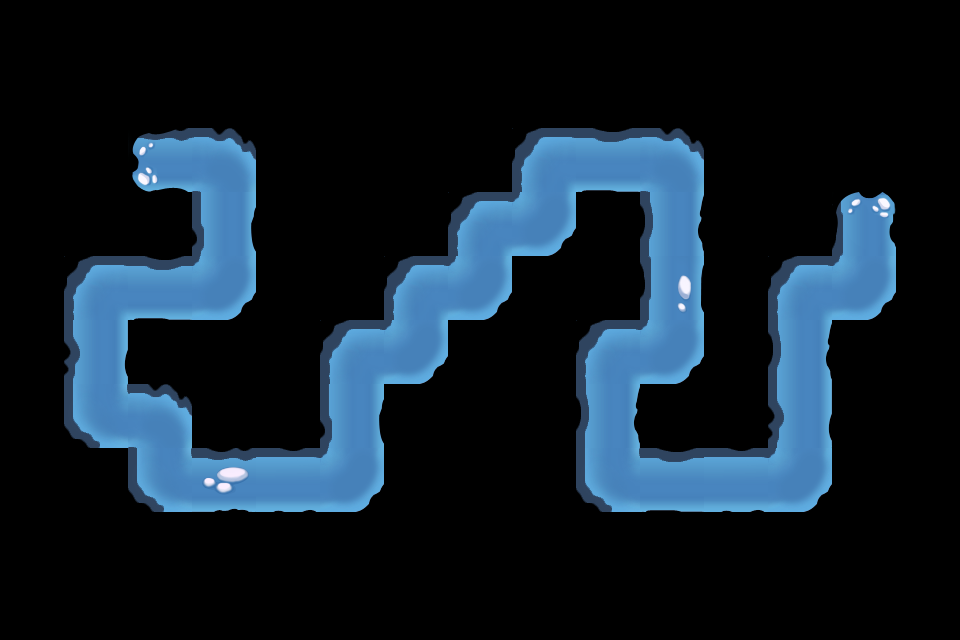

This is a level from a 2D game, rendered from its Tiled map with the project's own tilesets. A one-line summary and the map file follow, with tile-layer data summarised:
An orthogonal 15x10 tile map with 64x64 px tiles, 1 tile layer (Map_Road_Snowfield) and 66 objects.

<map version="1.0" orientation="orthogonal" width="15" height="10" tilewidth="64" tileheight="64">
 <tileset firstgid="1" name="Map_Road_Snowfield" tilewidth="64" tileheight="64">
  <image source="Map_Road_Snowfield.png" width="320" height="256" />
 </tileset>
 <layer name="Map_Road_Snowfield" width="15" height="10">
  <data>[150 cells, 37 non-empty, 13 distinct tile ids]</data>
 </layer>
 <objectgroup color="#55ff00" name="path" width="15" height="10">
  <object x="165" y="159" />
  <object x="225" y="160" />
  <object x="228" y="290" />
  <object x="99" y="292" />
  <object x="97" y="417" />
  <object x="163" y="416" />
  <object x="162" y="482" />
  <object x="355" y="482" />
  <object x="354" y="351" />
  <object x="419" y="351" />
  <object x="420" y="290" />
  <object x="483" y="289" />
  <object x="485" y="227" />
  <object x="547" y="223" />
  <object x="547" y="161" />
  <object x="674" y="161" />
  <object x="674" y="353" />
  <object x="611" y="353" />
  <object x="611" y="482" />
  <object x="803" y="482" />
  <object x="802" y="291" />
  <object x="867" y="288" />
  <object x="866" y="227" />
 </objectgroup>
 <objectgroup color="#000000" name="blocked" width="15" height="10">
  <object x="867" y="96" />
  <object x="932" y="96" />
  <object x="932" y="161" />
  <object x="868" y="160" />
 </objectgroup>
 <objectgroup color="#00ffff" name="tower" width="15" height="10">
  <properties>
   <property name="id" value="41001" />
   <property name="sizeH" value="2" />
   <property name="sizeW" value="2" />
  </properties>
  <object x="227" y="351" />
 </objectgroup>
 <objectgroup color="#ff0000" name="teemo" width="15" height="10">
  <properties>
   <property name="id" value="1" />
   <property name="sizeH" value="2" />
   <property name="sizeW" value="2" />
  </properties>
  <object x="867" y="95" />
 </objectgroup>
 <objectgroup color="#aa00ff" name="random" width="15" height="10">
  <properties>
   <property name="sizeH" value="2" />
   <property name="sizeW" value="2" />
  </properties>
  <object x="481" y="416" />
 </objectgroup>
 <objectgroup color="#ffffff" name="item" width="15" height="10">
  <properties>
   <property name="id" value="20013" />
   <property name="sizeH" value="1" />
   <property name="sizeW" value="1" />
  </properties>
 </objectgroup>
 <objectgroup color="#ffffff" name="item" width="15" height="10">
  <properties>
   <property name="id" value="20014" />
   <property name="sizeH" value="1" />
   <property name="sizeW" value="1" />
  </properties>
  <object x="33" y="417" />
  <object x="355" y="97" />
  <object x="161" y="544" />
  <object x="547" y="289" />
  <object x="483" y="546" />
  <object x="676" y="548" />
 </objectgroup>
 <objectgroup color="#ffffff" name="item" width="15" height="10">
  <properties>
   <property name="id" value="20015" />
   <property name="sizeH" value="1" />
   <property name="sizeW" value="1" />
  </properties>
  <object x="33" y="225" />
  <object x="162" y="96" />
  <object x="417" y="420" />
  <object x="545" y="354" />
  <object x="608" y="288" />
  <object x="419" y="225" />
  <object x="481" y="161" />
  <object x="609" y="97" />
  <object x="738" y="546" />
  <object x="931" y="224" />
  <object x="803" y="227" />
  <object x="738" y="354" />
 </objectgroup>
 <objectgroup color="#00aaff" name="item" width="15" height="10">
  <properties>
   <property name="id" value="20016" />
   <property name="sizeH" value="1" />
   <property name="sizeW" value="2" />
  </properties>
  <object x="97" y="226" />
  <object x="226" y="547" />
  <object x="288" y="288" />
  <object x="544" y="545" />
  <object x="674" y="417" />
 </objectgroup>
 <objectgroup color="#00aaff" name="item" width="15" height="10">
  <properties>
   <property name="id" value="20017" />
   <property name="sizeH" value="1" />
   <property name="sizeW" value="2" />
  </properties>
  <object x="225" y="95" />
  <object x="483" y="98" />
  <object x="865" y="543" />
 </objectgroup>
 <objectgroup color="#0055ff" name="item" width="15" height="10">
  <properties>
   <property name="id" value="20018" />
   <property name="sizeH" value="2" />
   <property name="sizeW" value="1" />
  </properties>
  <object x="31" y="289" />
  <object x="418" y="481" />
  <object x="418" y="97" />
  <object x="929" y="288" />
  <object x="736" y="227" />
 </objectgroup>
 <objectgroup color="#ffaa00" name="item" width="15" height="10">
  <properties>
   <property name="id" value="20019" />
   <property name="sizeH" value="2" />
   <property name="sizeW" value="2" />
  </properties>
  <object x="288" y="159" />
 </objectgroup>
 <objectgroup color="#ffaa00" name="item" width="15" height="10">
  <properties>
   <property name="id" value="20020" />
   <property name="sizeH" value="2" />
   <property name="sizeW" value="2" />
  </properties>
  <object x="33" y="480" />
  <object x="866" y="416" />
 </objectgroup>
 <objectgroup color="#ffaa00" name="item" width="15" height="10">
  <properties>
   <property name="id" value="20021" />
   <property name="sizeH" value="2" />
   <property name="sizeW" value="2" />
  </properties>
  <object x="738" y="96" />
 </objectgroup>
 <objectgroup color="#ff00ff" name="item" width="15" height="10">
  <properties>
   <property name="id" value="20022" />
   <property name="sizeH" value="2" />
   <property name="sizeW" value="2" />
  </properties>
  <object x="34" y="95" />
 </objectgroup>
</map>
